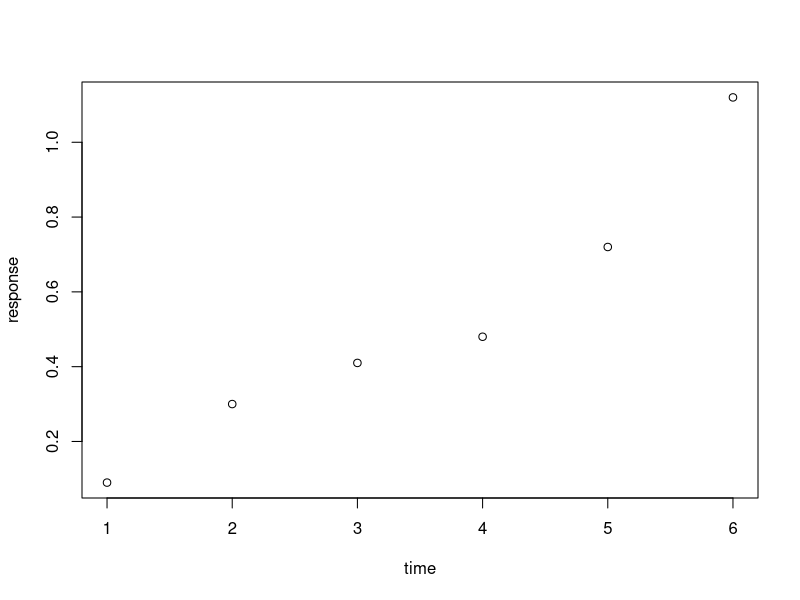
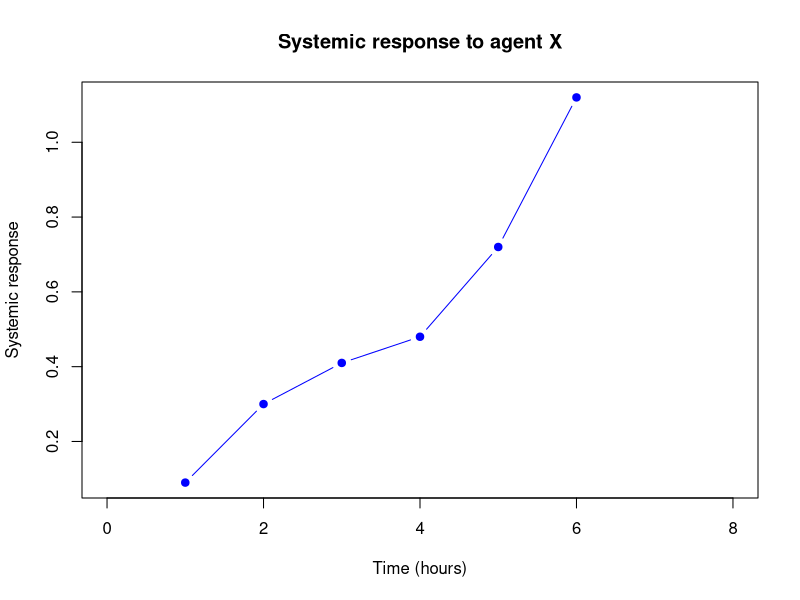
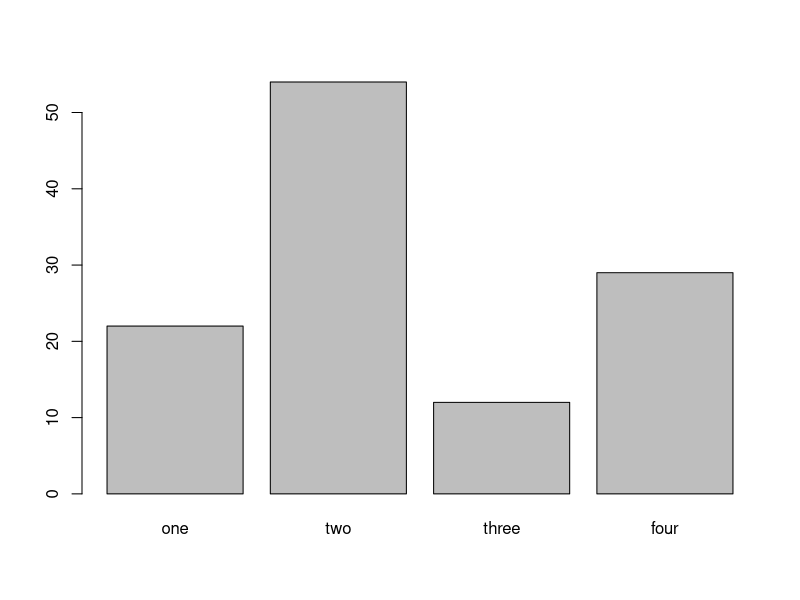
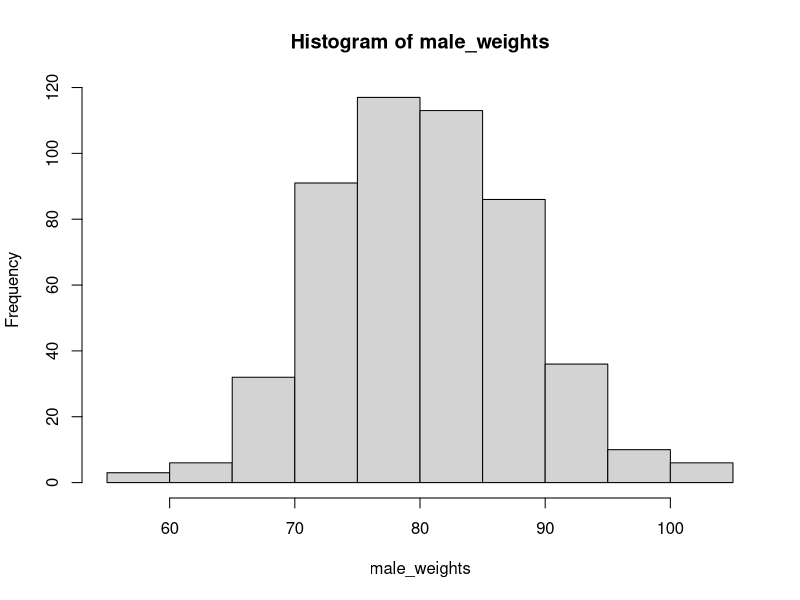
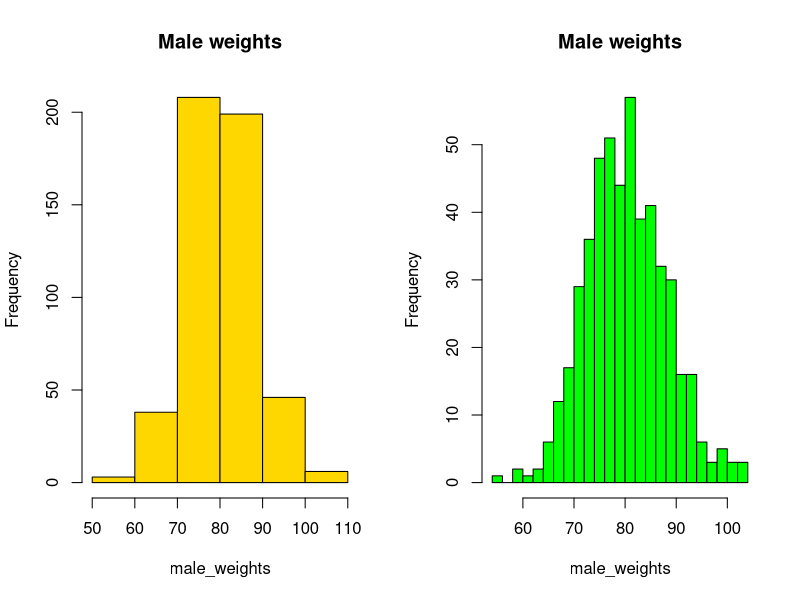

Write R code to recreate these figures, in order.
## ---- chunk 1
knitr::opts_chunk$set(echo = TRUE)
## ---- chunk 2
c(2, 4, 3)

c("a", "b", c("c", "d"))

c(0.1, 0.01, 0.001)

c(2, 4, "a")
## ---- chunk 3
class(c(2, 4, "a"))

class(1:5)

class(c(2, 4, 0.3))
## ---- chunk 4
## starting cool analysis
x <- c(T, F, T) # Creating a logical vector
y <- c(TRUE, FALSE, TRUE) # same

x <- c(1, 2, 3) # recommended
x

y = c(2, 3, 1) # legal but not recommended
y

x <- c(1, 2, 3); x; x <- 42; x
## ---- chunk 5
x <- c(2, 4, 3, 5)
y <- c(6, 2)
x + y

x * 2

x <- c(2, 4, 3, 5)
z <- c(1, 2, 3)
x - z
## ---- chunk 6
integer(4)

character(4)

logical(4)

factor(4)
## ---- chunk 7
time <- c(1, 2, 3, 4, 5, 6)
response <- c(0.09, 0.30, 0.41, 0.48, 0.72, 1.12)
plot(x = time, y = response)

plot(x = time, y = response, pch = 19, type = "b", xlim = c(0, 8),
     xlab = "Time (hours)", ylab = "Systemic response",
     main = "Systemic response to agent X", col = "blue")
## ---- chunk 8
frequencies <- c(22, 54, 12, 29)
barplot(frequencies, names = c("one", "two", "three", "four"))
## ---- chunk 9
male_weights <- c(rnorm(500, 80, 8)) ## create 500 random numbers around 80
hist(male_weights)
par(mfrow = c(1, 2)) # make 2 plots to sit side by side
hist(male_weights, breaks = 5, col = "gold", main = "Male weights")
hist(male_weights, breaks = 25, col = "green", main = "Male weights")
